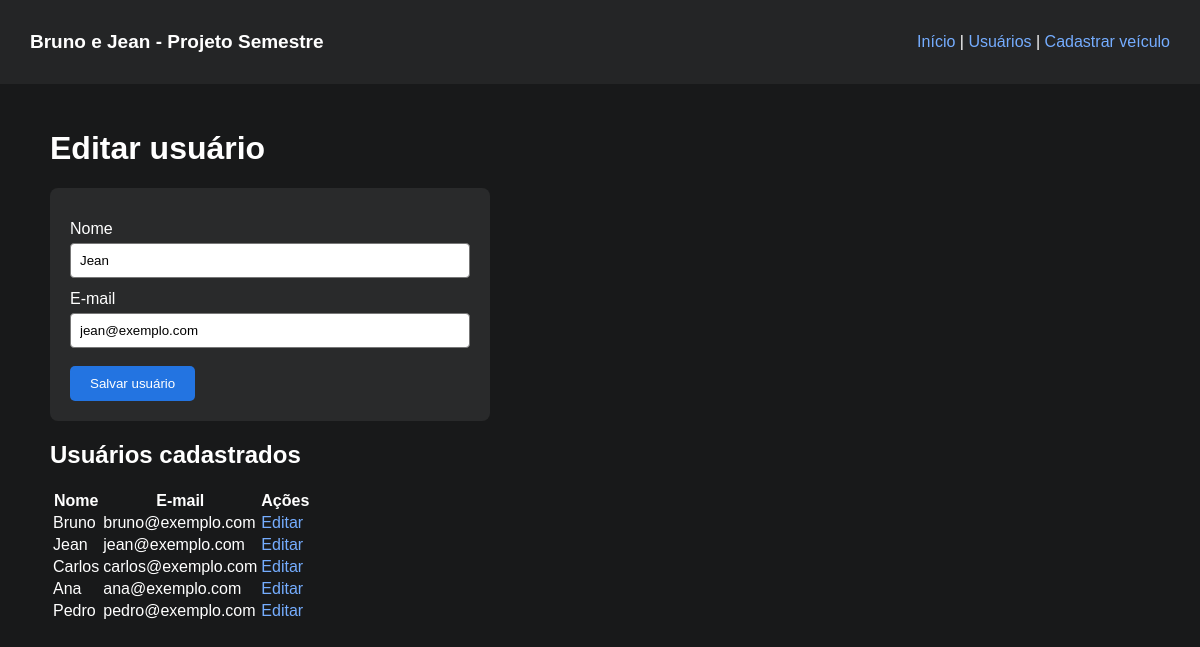
The page /usuarios.php?id=2 on the database its author committed.
### tables this page shows
CREATE TABLE IF NOT EXISTS usuarios (
 id_usuario INT AUTO_INCREMENT PRIMARY KEY,
 nome VARCHAR(100) NOT NULL,
 email VARCHAR(100) NOT NULL
);

### UsuarioDAO.php (called while the page is built, shortened)
<?php
class UsuarioDAO {
    private $conexao;
    function __construct($conexao) {
        $this->conexao = $conexao;
    }
    function listar() {
        $sql = "SELECT * FROM usuarios";
        $comando = $this->conexao->prepare($sql);
        $comando->execute();
        return $comando->fetchAll(PDO::FETCH_ASSOC);
    }
    function buscarPorId($id) {
        $comando = $this->conexao->prepare("SELECT * FROM usuarios WHERE id_usuario = ?");
        $comando->execute([$id]);
        return $comando->fetch(PDO::FETCH_ASSOC);
    }
}

### usuarios.php (the view, shortened to what this page needs)
<?php
require_once "conexao.php";
require_once "UsuarioDAO.php";
$dao = new UsuarioDAO($conexao);
$id = isset($_GET["id"]) ? (int) $_GET["id"] : 0;
$usuario = $id ? $dao->buscarPorId($id) : false;
$usuarios = $dao->listar();
?>
<!DOCTYPE html>
<html lang="pt-br">
<head><meta charset="UTF-8"><title>Usuários - Bruno e Jean</title><link rel="stylesheet" href="style.css"></head>
<body>
<header><h2>Bruno e Jean - Projeto Semestre</h2><nav><a href="index.php">Início</a> | <a href="usuarios.php">Usuários</a> | <a href="anunciar.php">Cadastrar veículo</a></nav></header>
<main>
<h1><?php echo $usuario ? "Editar usuário" : "Cadastrar usuário"; ?></h1>
<form method="post">
<label>Nome</label>
<input type="text" name="nome" required maxlength="100" value="<?php echo htmlspecialchars($usuario["nome"] ?? ""); ?>">
<label>E-mail</label>
<input type="email" name="email" required maxlength="100" value="<?php echo htmlspecialchars($usuario["email"] ?? ""); ?>">
<button type="submit">Salvar usuário</button>
</form>
<h2>Usuários cadastrados</h2>
<?php if (count($usuarios) == 0) { ?>
<p>Nenhum usuário cadastrado.</p>
<?php } else { ?>
<table>
<tr><th>Nome</th><th>E-mail</th><th>Ações</th></tr>
<?php foreach ($usuarios as $item) { ?>
<tr>
<td><?php echo htmlspecialchars($item["nome"]); ?></td>
<td><?php echo htmlspecialchars($item["email"]); ?></td>
<td><a href="usuarios.php?id=<?php echo $item["id_usuario"]; ?>">Editar</a></td>
</tr>
<?php } ?>
</table>
<?php } ?>
</main>
</body>
</html>

### style.css (style rules this page uses)
body { margin: 0; background: #18191a; color: white; font-family: Arial, sans-serif; }
header { background: #242526; padding: 15px 30px; display: flex; justify-content: space-between; align-items: center; }
header h2 { font-size: 19px; }
a { color: #75adff; text-decoration: none; }
main { padding: 25px; max-width: 1100px; margin: auto; }
form { background: #292a2b; padding: 20px; max-width: 400px; border-radius: 8px; }
label { display: block; margin-top: 12px; margin-bottom: 5px; }
input, select { display: block; width: 100%; padding: 9px; box-sizing: border-box; border: 1px solid #777; border-radius: 4px; }
button { margin-top: 18px; background: #2374e1; color: white; padding: 10px 20px; border: 0; border-radius: 5px; cursor: pointer; }

### rows shown on the page
usuarios: nome "Jean", email "jean@exemplo.com"
usuarios: nome "Bruno", email "bruno@exemplo.com"
usuarios: nome "Carlos", email "carlos@exemplo.com"
usuarios: nome "Ana", email "ana@exemplo.com"
usuarios: nome "Pedro", email "pedro@exemplo.com"
